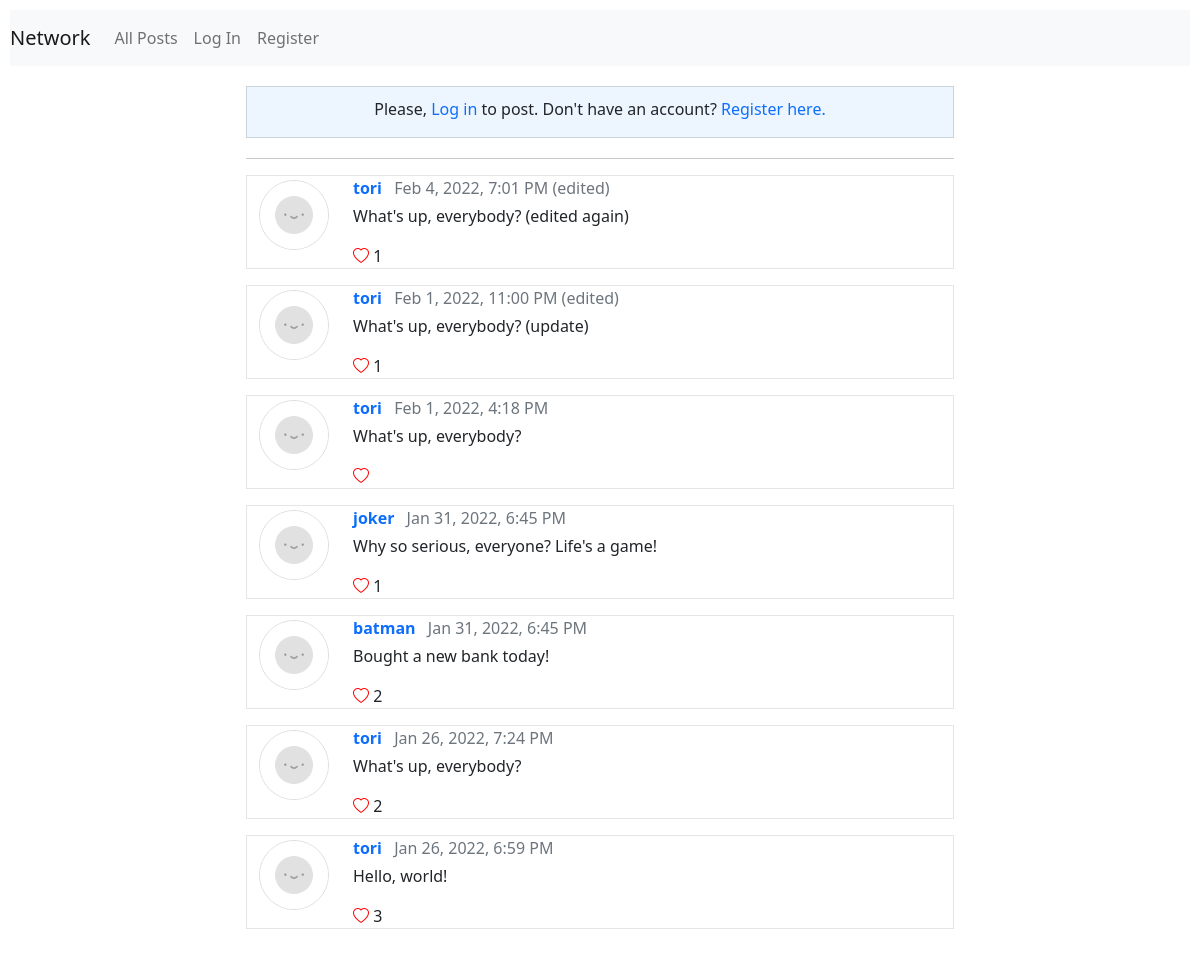
Before: /?page=2 with the older database file.
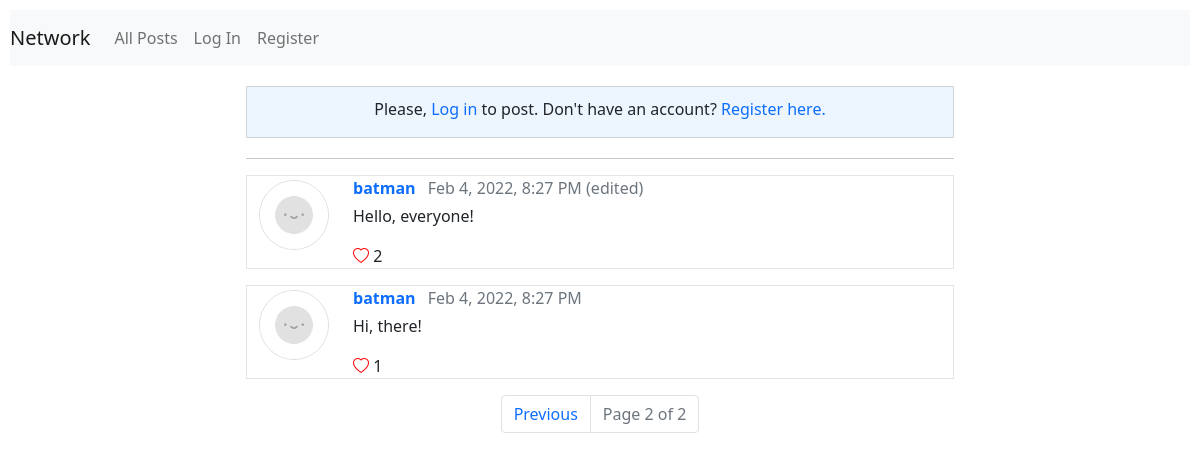
After: the same page with the newer database file.
### network/models.py (models this page shows, shortened)
class Post(models.Model):
    author = models.ForeignKey(User, on_delete=models.CASCADE, related_name="posts")
    content = models.TextField()
    likes = models.ManyToManyField(User)
    timestamp = models.DateTimeField(auto_now_add=True)
    updated = models.BooleanField(default=False)
    class Meta:
        ordering = ['-timestamp']

class User(AbstractUser):
    following = models.ManyToManyField('self', symmetrical=False)
    followers = models.ManyToManyField('self', symmetrical=False, related_name='subs')
    joined = models.DateTimeField(auto_now_add=True)
    def __str__(self) -> str:
        return self.username

### network/views.py (the view)
# urls.py: path("", views.index, name="index"),
def index(request):
    if request.method == "POST":
        content = request.POST['post']
        Post.objects.create(author=request.user, content=content)
        return redirect('index')
    else:
        posts = Post.objects.all()
        paginator = Paginator(posts, 10)
        page_number = request.GET.get('page')
        page_obj = paginator.get_page(page_number)
        return render(request, 'network/index.html', {
            "page_obj": page_obj,
        })

### network/templates/network/index.html (shortened to what this page needs)
{% extends "network/layout.html" %}
{% load static %}
{% block body %}
    <div class="container postsblock">
        {% if user.is_authenticated %}
            <div class="row mt-2">
                <div class="col-auto">
                    <img class="avatar my-1" src="{% static 'network/avatar.png' %}" alt="avatar"
                    height="80px" width="80px">
                </div>
                <div class="col">
                    <form action="{% url 'index' %}" method="post" class="ms-2">
                        {% csrf_token %}
                        <textarea rows="3" name="post" class="comment-input form-control mb-2 mt-1" placeholder="What's happening?" required></textarea>
                        <div class="d-flex justify-content-end">
                            <button class="btn btn-outline-primary btn-sm mb-2" type="submit">Post</button>
                        </div>
                    </form>
                </div>
            </div>
        {% else %}
            <div class="pb-3 notlogged">
                Please, <a href="{% url 'login' %}">Log in</a>  to post.
                Don't have an account? <a href="{% url 'register' %}">Register here.</a>
            </div>
        {% endif %}
    </div>
    {% include "network/posts.html" %}
{% endblock %}

### network/templates/network/posts.html (shortened to what this page needs)
{% load static %}
<hr>
<div class="container posts">
    {% for post in page_obj %}
        <div class="row my-3 post">
            <div class="col-auto">
                <img class="avatar my-1" src="{% static 'network/avatar.png' %}" alt="avatar"
                height="70px" width="70px">
            </div>
            <div class="col" data-content="{{ post.id }}">
                <div class="mb-1">
                    <strong><a href="{% url 'profile' post.author.id %}">{{ post.author }}</a></strong>
                    <span class="text-muted fw-lighter ms-2">{{ post.timestamp|date:"M j, Y, g:i A" }}</span>
                    <span class="text-muted fw-lighter">
                        {% if post.updated %}
                            (edited)
                        {% endif %}
                    </span>
                </div>
                <div>
                    <p class="content">{{ post.content }}</p>
                    <div class="likes">
                        {% if user in post.likes.all %}
                            <i id="{{ post.id }}" class="bi bi-heart-fill like"></i>
                        {% else %}
                            <i id="{{ post.id }}" class="bi bi-heart like"></i>
                        {% endif %}
                        <span class="count">
                            {% if post.likes.count > 0 %}
                                {{ post.likes.count }}
                            {% endif %}
                        </span>
                    </div>
                </div>
            </div>
        </div>
    {% endfor %}
</div>
<nav aria-label="Page navigation" class="mt-3">
    <ul class="pagination justify-content-center">
        {% if page_obj.has_previous %}
            <li class="page-item"><a class="page-link" href="?page={{ page_obj.previous_page_number }}">Previous</a></li>
        {% endif %}
        {% if page_obj.has_other_pages %}
            <li class="page-item disabled">
                <a class="page-link">Page {{ page_obj.number }} of {{ page_obj.paginator.num_pages }}</a>
            </li>
        {% endif %}
    </ul>
</nav>

Changed rows visible on the page:
removed Post: author "tori", timestamp "Feb 4, 2022, 7:01 PM", updated "(edited)", content "What's up, everybody? (edited again)", likes.count "1"
removed Post: author "tori", timestamp "Feb 1, 2022, 11:00 PM", updated "(edited)", content "What's up, everybody? (update)", likes.count "1"
removed Post: author "tori", timestamp "Feb 1, 2022, 4:18 PM", content "What's up, everybody?"
removed Post: author "joker", timestamp "Jan 31, 2022, 6:45 PM", content "Why so serious, everyone? Life's a game!", likes.count "1"
removed Post: author "batman", timestamp "Jan 31, 2022, 6:45 PM", content "Bought a new bank today!", likes.count "2"
removed Post: author "tori", timestamp "Jan 26, 2022, 7:24 PM", content "What's up, everybody?", likes.count "2"
removed Post: author "tori", timestamp "Jan 26, 2022, 6:59 PM", content "Hello, world!", likes.count "3"
added Post: author "batman", timestamp "Feb 4, 2022, 8:27 PM", updated "(edited)", content "Hello, everyone!", likes.count "2"
added Post: author "batman", timestamp "Feb 4, 2022, 8:27 PM", content "Hi, there!", likes.count "1"
Other visible differences:
{{ page_obj.number }}: (not shown) → "2"
{{ page_obj.paginator.num_pages }}: (not shown) → "2"
text now shown: "Previous Page of"
